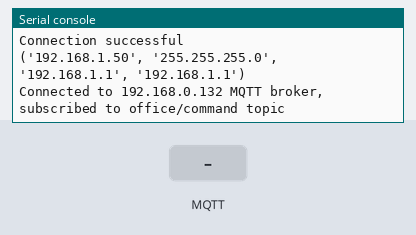
The program below on a simulated ESP32 board running MicroPython. Shown: the last lines printed to the serial console. The inputs (shaded band) are chosen by the test bench. WiFi joins after 1.5 s; random numbers come from a fixed seed; no MQTT or app messages arrive unless stated.

Above: at 2.8 s.
2.9 s: MQTT message "1" arrives on the first subscribed topic
At 5.9 s:
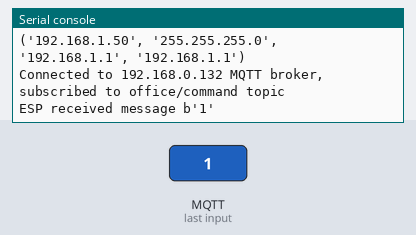
6.2 s: MQTT message "on" arrives on the first subscribed topic
At 8.4 s:
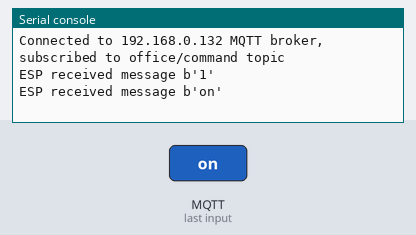
9.5 s: MQTT message "off" arrives on the first subscribed topic
At 11.9 s:
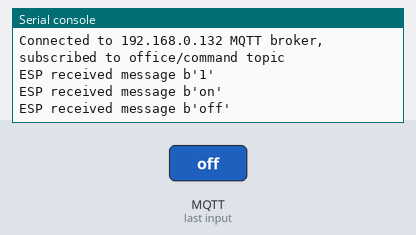

The program:

main.py
```python
import time
import machine
from umqttsimple import MQTTClient
from random import randrange, uniform
import ubinascii

mqtt_server = "192.168.0.132"
name = "office"

topic_sub =name+ '/command' #bathroom/command
topic_pub = name+ '/log' #bathroom/log

def on_message(topic, msg):
  if topic == bytes(name+ '/command', "utf-8"):
    print('ESP received message', str(msg))

client_id = ubinascii.hexlify(machine.unique_id())
client = MQTTClient(client_id, mqtt_server)
client.set_callback(on_message)
client.connect()
client.subscribe(topic_sub)
print('Connected to {} MQTT broker, subscribed to {} topic'.format(mqtt_server, topic_sub))


while True:
    client.check_msg()
    msg = uniform (20.5, 60.5)
    msg = str(msg)
    client.publish(topic_pub, msg)
    time.sleep(3)
```

boot.py
```python
import network
import esp
import json
esp.osdebug(None)
import gc
gc.collect()

file = open("config.json", "r")
config = json.load(file)
file.close()

ssid = config["wifi"]
password = config["wifi_password"]

wifi = network.WLAN(network.STA_IF)
wifi.active(True)
wifi.connect(ssid, password)

while wifi.isconnected() == False:
  pass

print('Connection successful')
print(wifi.ifconfig())
```

Measured:
- after the input at 2.9 s, the serial console: prints a new line after 1.8 s (image 1)
- after the input at 6.2 s, the serial console: prints a new line after 1.5 s (image 2)
- after the input at 9.5 s, the serial console: prints a new line after 1.2 s (image 3)
